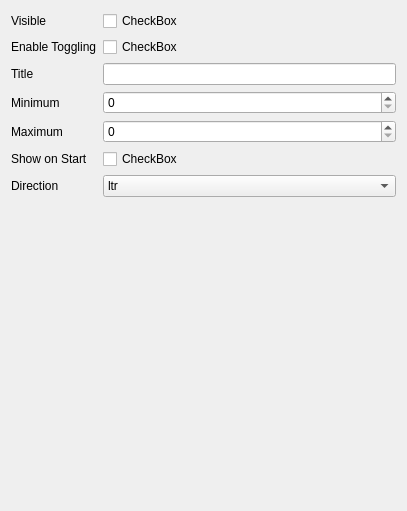
             <widget class="QWidget" name="page_3">
              <property name="geometry">
               <rect>
                <x>0</x>
                <y>0</y>
                <width>407</width>
                <height>511</height>
               </rect>
              </property>
              <attribute name="label">
               <string>Panel4 (Theming &amp; Customizing)</string>
              </attribute>
              <layout class="QFormLayout" name="formLayout_7">
               <item row="0" column="0">
                <widget class="QLabel" name="label_31">
                 <property name="text">
                  <string>Visible</string>
                 </property>
                </widget>
               </item>
               <item row="0" column="1">
                <widget class="AnimatedCheck" name="builder__panel4__visible">
                 <property name="text">
                  <string>CheckBox</string>
                 </property>
                </widget>
               </item>
               <item row="1" column="0">
                <widget class="QLabel" name="label_28">
                 <property name="text">
                  <string>Enable Toggling</string>
                 </property>
                </widget>
               </item>
               <item row="1" column="1">
                <widget class="AnimatedCheck" name="builder__panel4__toggle">
                 <property name="text">
                  <string>CheckBox</string>
                 </property>
                </widget>
               </item>
               <item row="2" column="0">
                <widget class="QLabel" name="label_30">
                 <property name="text">
                  <string>Title</string>
                 </property>
                </widget>
               </item>
               <item row="2" column="1">
                <widget class="QLineEdit" name="builder__panel4__title"/>
               </item>
               <item row="3" column="0">
                <widget class="QLabel" name="label_32">
                 <property name="text">
                  <string>Minimum</string>
                 </property>
                </widget>
               </item>
               <item row="4" column="0">
                <widget class="QLabel" name="label_27">
                 <property name="text">
                  <string>Maximum</string>
                 </property>
                </widget>
               </item>
               <item row="5" column="0">
                <widget class="QLabel" name="label_26">
                 <property name="text">
                  <string>Show on Start</string>
                 </property>
                </widget>
               </item>
               <item row="5" column="1">
                <widget class="AnimatedCheck" name="builder__panel4__show_onstart">
                 <property name="text">
                  <string>CheckBox</string>
                 </property>
                </widget>
               </item>
               <item row="6" column="0">
                <widget class="QLabel" name="label_29">
                 <property name="text">
                  <string>Direction</string>
                 </property>
                </widget>
               </item>
               <item row="3" column="1">
                <widget class="QSpinBox" name="builder__panel4__minimum"/>
               </item>
               <item row="4" column="1">
                <widget class="QSpinBox" name="builder__panel4__maximum"/>
               </item>
               <item row="6" column="1">
                <widget class="QComboBox" name="builder__panel4__direction">
                 <item>
                  <property name="text">
                   <string>ltr</string>
                  </property>
                 </item>
                 <item>
                  <property name="text">
                   <string>rtl</string>
                  </property>
                 </item>
                </widget>
               </item>
              </layout>
             </widget>
